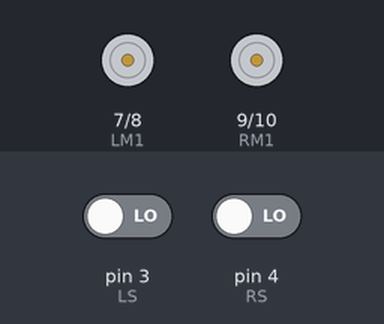
The sketch below on a simulated Arduino Uno, built with avr-gcc and run on an emulated ATmega328P. Parts: motor-driver pin pairs drawn as motors (green arrow = first pin HIGH = forward, orange = second pin HIGH = backward, longer = more drive, scaled by the enable pin). Inputs (shaded band) come from the test bench; at power-on: pin 3 (LS) LOW, pin 4 (RS) LOW.

Above: at 6.2 s.
6.3 s: pin 3 (LS) driven HIGH
At 7.1 s:
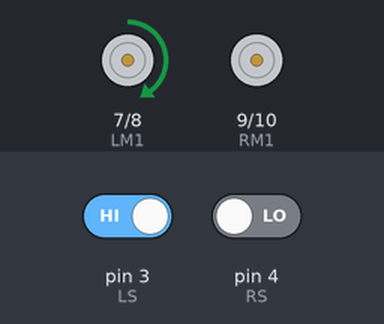
7.8 s: pin 4 (RS) driven HIGH
At 8.2 s:
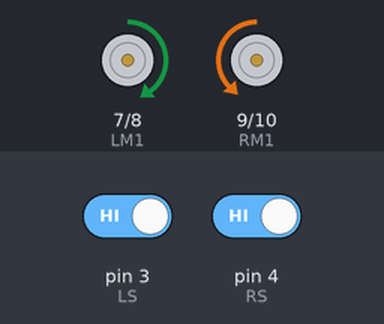
9.3 s: pin 3 (LS) driven LOW
At 10.5 s:
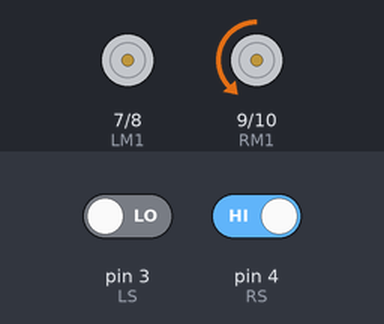
10.8 s: pin 4 (RS) driven LOW
At 11.7 s:
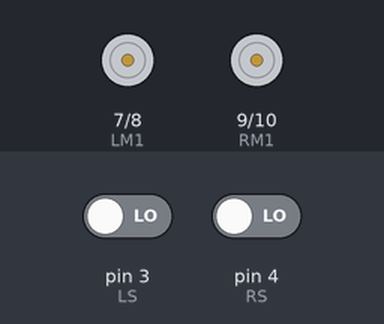
Timing chart, 0 to 13.3 s (numbered marks = the images above; inputs shaded):
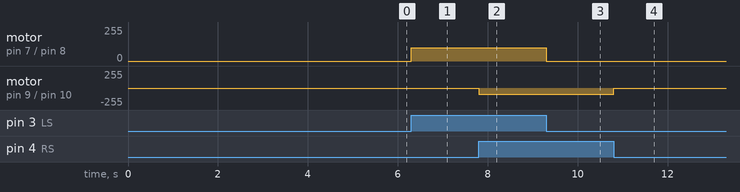

The sketch:

Line_Follower_Robot.ino
```cpp
#define LS 3
#define RS 4


#define ENA 5
#define ENB 6
#define LM1 7
#define LM2 8
#define RM1 9
#define RM2 10

void setup()
{
  pinMode(ENA,OUTPUT);
  pinMode(ENB,OUTPUT);
  pinMode(LS, INPUT);
  pinMode(RS, INPUT);
  pinMode(LM1, OUTPUT);
  pinMode(LM2, OUTPUT);
  pinMode(RM1, OUTPUT);
  pinMode(RM2, OUTPUT);
  analogWrite(ENA,100);
  analogWrite(ENB,90);
  delay(5000);
}

void loop()
{
  if(digitalRead(LS) && digitalRead(RS))
  {

    digitalWrite(LM1, HIGH);
    digitalWrite(LM2, LOW);
    digitalWrite(RM1, LOW);
    digitalWrite(RM2, HIGH);
  }

  if(!(digitalRead(LS)) && digitalRead(RS))
  {
    digitalWrite(LM1, LOW);
    digitalWrite(LM2, LOW);
    digitalWrite(RM1, LOW);
    digitalWrite(RM2, HIGH);
  }

  if(digitalRead(LS) && !(digitalRead(RS)))
  {
    digitalWrite(LM1, HIGH);
    digitalWrite(LM2, LOW);
    digitalWrite(RM1, LOW);
    digitalWrite(RM2, LOW);
  }

  if(!(digitalRead(LS)) && !(digitalRead(RS)))
  {
    digitalWrite(LM1, LOW);
    digitalWrite(LM2, LOW);
    digitalWrite(RM1, LOW);
    digitalWrite(RM2, LOW);
  }
}
```

Measured:
- after the input at 6.3 s, motor on pin 7 (LM1) / pin 8 (LM2): stopped → forward 100/255 at once
- after the input at 7.8 s, motor on pin 9 (RM1) / pin 10 (RM2): stopped → backward 90/255 at once
- after the input at 9.3 s, motor on pin 7 (LM1) / pin 8 (LM2): forward 100/255 → stopped at once
- after the input at 10.8 s, motor on pin 9 (RM1) / pin 10 (RM2): backward 90/255 → stopped at once
